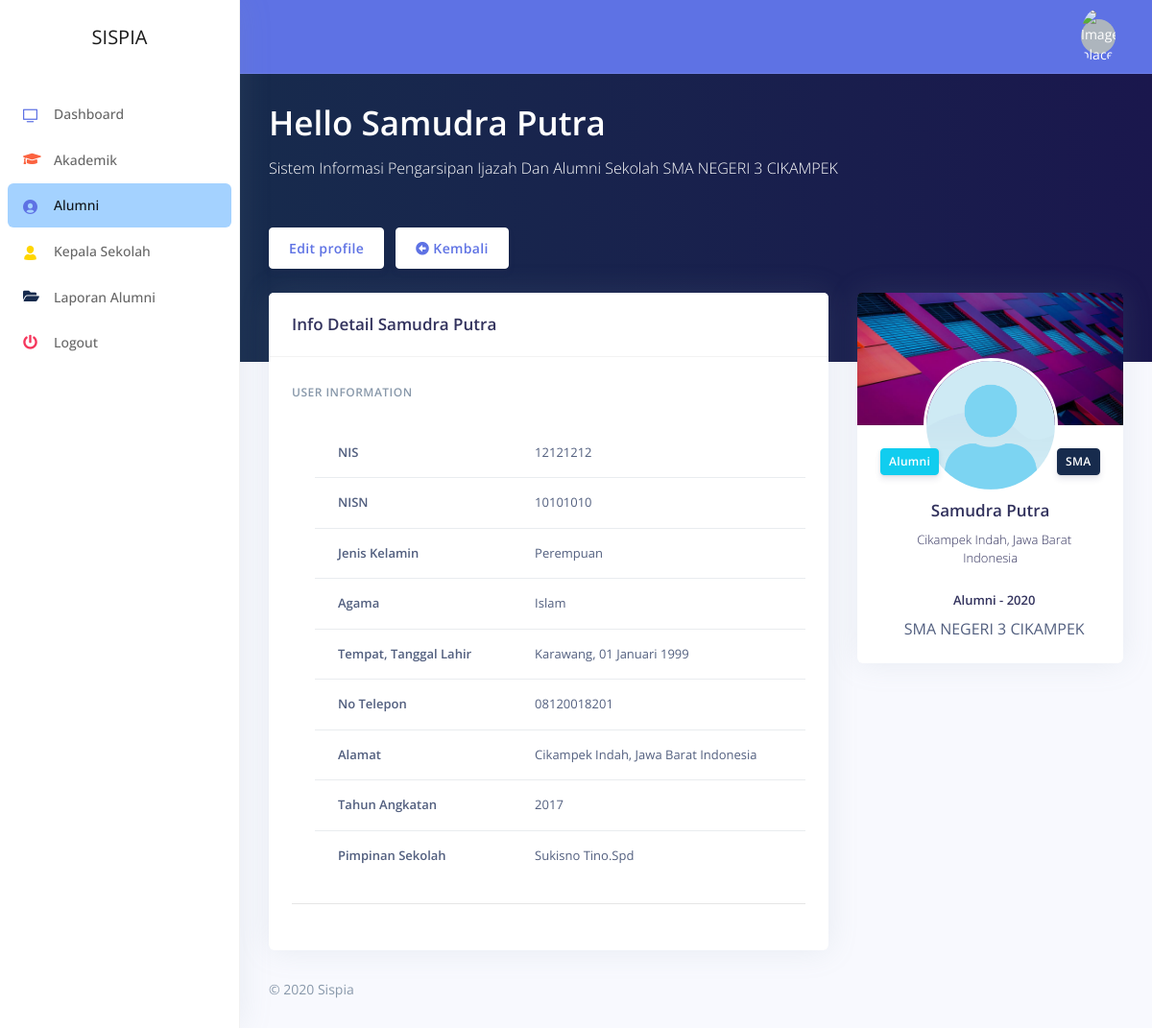
The page /alumni/detail/12121212 on the database its author committed.
### tables this page shows
CREATE TABLE `siswa` (
  `nis` varchar(20) NOT NULL,
  `nisn` varchar(20) NOT NULL,
  `nama_siswa` varchar(100) NOT NULL,
  `jenis_kelamin` enum('Laki-Laki','Perempuan') NOT NULL,
  `agama` varchar(20) NOT NULL,
  `tempat_lahir` varchar(100) NOT NULL,
  `tanggal_lahir` date NOT NULL,
  `no_hp` varchar(15) DEFAULT NULL,
  `alamat` text NOT NULL,
  `status` tinyint(1) NOT NULL,
  `angkatan` varchar(30) NOT NULL,
  `foto` varchar(128) NOT NULL DEFAULT 'default.png',
  `kepsek_id` varchar(20) NOT NULL,
  `ijazah` varchar(128) DEFAULT NULL,
  `created_at` timestamp NOT NULL DEFAULT CURRENT_TIMESTAMP
);

CREATE TABLE `kepsek` (
  `nip` varchar(20) NOT NULL,
  `nama_kepsek` varchar(128) NOT NULL,
  `jenis_kelamin` enum('Laki-Laki','Perempuan') NOT NULL,
  `jabatan` varchar(50) NOT NULL,
  `no_hp` varchar(15) NOT NULL,
  `akademik_id` int(11) NOT NULL
);

### application/controllers/Alumni.php (called while the page is built, shortened)
<?php
class Alumni extends CI_Controller
{
  public function __construct()
  {
    $this->load->library('upload');
    $this->load->model('AppModel', 'app');
    $this->load->helper('download');
  }
  public function detail($id)
  {
    $data['alumni']   = $this->app->getAlumniDetail($id);
    $data['user']     = $this->db->get_where('users', ['id_user' => $this->session->userdata('id_user')])->row_array();
    $this->load->view('alumni/detail', $data);
  }
}

### index.php (called while the page is built, shortened)
<?php
require_once BASEPATH.'core/CodeIgniter.php';

### application/models/AppModel.php (called while the page is built, shortened)
<?php
class AppModel extends CI_Model
{
  public function getAlumniDetail($id)
  {
    $this->db->select('siswa.*, siswa.jenis_kelamin as kelamin, kepsek.nama_kepsek, kepsek.jenis_kelamin, kepsek.jabatan, kepsek.nip');
    $this->db->from('siswa');
    $this->db->join('kepsek', 'kepsek.nip=siswa.kepsek_id','LEFT');
    $this->db->where('nis', $id);
    $result = $this->db->get();
    return $result->row_array();
  }
}

### application/helpers/date_indo_helper.php (called while the page is built, shortened)
<?php
if (!function_exists('date_indo')) {
  function tgl_indo($tgl)
  {
    $ubah       = gmdate($tgl, time() + 60 * 60 * 24);
    $pecah      = explode('-', $ubah);
    $tanggal    = $pecah[2];
    $bulan      = bulan($pecah[1]);
    $tahun      = $pecah[0];
    return $tanggal . ' ' . $bulan . ' ' . $tahun;
  }
}
if (!function_exists('bulan')) {
  function bulan($bln)
  {
    switch ($bln) {
      case 1:
        return "Januari";
        break;
    }
  }
}

### application/views/alumni/detail.php (the view, shortened to what this page needs)
<?php $this->load->view('templates/head.php'); ?>
<?php $this->load->view('templates/nav.php'); ?>
<div class="main-content" id="panel">
  <?php $this->load->view('templates/topbar.php'); ?>
  <div class="header pb-6 d-flex align-items-center" style="min-height: 300px; background-image: url(<?= base_url('assets/img/theme/profile-cover.jpg') ?>); background-size: cover; background-position: center top;">
    <span class="mask bg-gradient-default opacity-9"></span>
    <div class="container-fluid d-flex align-items-center">
      <div class="row">
        <div class="col-lg-12 col-md-12">
          <h1 class="display-3 text-white">Hello <?= $alumni['nama_siswa']; ?></h1>
          <p class="text-white mt-0 mb-5">Sistem Informasi Pengarsipan Ijazah Dan Alumni Sekolah SMA NEGERI 3 CIKAMPEK</p>
          <a href="<?= site_url('alumni/edit/'.$alumni['nis']); ?>" class="btn btn-neutral">Edit profile</a>
          <a href="<?= site_url('alumni'); ?>" class="btn btn-neutral"><i class="fas fa-arrow-alt-circle-left"></i> Kembali</a>
        </div>
      </div>
    </div>
  </div>
  <div class="container-fluid mt--6">
    <div class="row">
      <div class="col-xl-4 order-xl-2">
        <div class="card card-profile">
          <div class="row justify-content-center">
            <div class="col-lg-3 order-lg-2">
              <div class="card-profile-image">
                <a href="#">
                  <img src="<?= base_url('assets/img/alumni/'. $alumni['foto']); ?>" class="rounded-circle">
                </a>
              </div>
            </div>
          </div>
          <div class="card-header text-center border-0 pt-8 pt-md-4 pb-0 pb-md-4">
            <div class="d-flex justify-content-between">
              <a href="#" class="btn btn-sm btn-info  mr-4 ">Alumni</a>
              <a href="#" class="btn btn-sm btn-default float-right">SMA</a>
            </div>
          </div>
          <div class="card-body pt-0">
            <div class="text-center">
              <h5 class="h3">
                <?= $alumni['nama_siswa']; ?>
              </h5>
              <div class="h5 font-weight-300">
                <i class="ni location_pin mr-2"></i><?= $alumni['alamat']; ?>
              </div>
              <div class="h5 mt-4">
                <i class="ni business_briefcase-24 mr-2"></i>Alumni - <?= date('Y'); ?>
              </div>
              <div>
                <i class="ni education_hat mr-2"></i>SMA NEGERI 3 CIKAMPEK
              </div>
            </div>
          </div>
        </div>
      </div>
      <div class="col-xl-8 order-xl-1">
        <div class="card">
          <div class="card-header">
            <div class="row align-items-center">
              <div class="col-8">
                <h3 class="mb-0">Info Detail <?= $alumni['nama_siswa'] ?> </h3>
              </div>
            </div>
          </div>
          <div class="card-body">
            <form>
              <h6 class="heading-small text-muted mb-4">User information</h6>
              <div class="pl-lg-4">
                <div class="row">
                  <div class="col-lg-12">
                    <table class="table table-flush">
                      <tr>
                        <th>NIS</th>
                        <td><?= $alumni['nis']; ?></td>
                      </tr>
                      <tr>
                        <th>NISN</th>
                        <td><?= $alumni['nisn']; ?></td>
                      </tr>
                      <tr>
                        <th>Jenis Kelamin</th>
                        <td><?= $alumni['kelamin']; ?></td>
                      </tr>
                      <tr>
                        <th>Agama</th>
                        <td><?= $alumni['agama']; ?></td>
                      </tr>
                      <tr>
                        <th>Tempat, Tanggal Lahir</th>
                        <td><?= $alumni['tempat_lahir'] .', '. tgl_indo($alumni['tanggal_lahir']); ?></td>
                      </tr>
                      <tr>
                        <th>No Telepon</th>
                        <td><?= $alumni['no_hp']; ?></td>
                      </tr>
                      <tr>
                        <th>Alamat</th>
                        <td><?= $alumni['alamat']; ?></td>
                      </tr>
                      <tr>
                        <th>Tahun Angkatan</th>
                        <td><?= $alumni['angkatan']; ?></td>
                      </tr>
                      <tr>
                        <th>Pimpinan Sekolah</th>
                        <td><?= $alumni['nama_kepsek']; ?></td>
                      </tr>
                    </table>
                  </div>
                </div>
              </div>
              <hr class="my-4">
            </form>
          </div>
        </div>
      </div>
    </div>
    <?php $this->load->view('templates/footer.php'); ?>
  </div>
</div>
<?php $this->load->view('templates/js.php'); ?>

### application/views/templates/head.php (shortened to what this page needs)
<!DOCTYPE html>
<html>
<head>
    <link rel="stylesheet" href="<?= base_url() ?>/assets/vendor/nucleo/css/nucleo.css" type="text/css">
    <link rel="stylesheet" href="<?= base_url() ?>/assets/vendor/@fortawesome/fontawesome-free/css/all.min.css" type="text/css">
    <link rel="stylesheet" href="<?= base_url('assets/css/dataTables.bootstrap4.min.css'); ?>">
    <link rel="stylesheet" href="<?= base_url() ?>/assets/css/argon.css?v=1.2.0" type="text/css">
</head>
<body>

### application/views/templates/nav.php (shortened to what this page needs)
<nav class="sidenav navbar navbar-vertical  fixed-left  navbar-expand-xs navbar-light bg-white" id="sidenav-main">
    <div class="scrollbar-inner">
        <div class="sidenav-header  align-items-center">
            <a class="navbar-brand" href="javascript:void(0)">
                SISPIA
            </a>
        </div>
        <div class="navbar-inner">
            <div class="collapse navbar-collapse" id="sidenav-collapse-main">
                <ul class="navbar-nav">
                    <?php if($user['role_id'] == 1) : ?>
                        <li class="nav-item">
                            <a class="nav-link <?php if ($this->uri->segment(1) == 'admin' xor $this->uri->segment(2) == 'user' xor $this->uri->segment(2) == 'role') {
                                                    echo "active";
                                                } ?>" href="<?= site_url('admin') ?>">
                                <i class="ni ni-tv-2 text-primary"></i>
                                <span class="nav-link-text">Dashboard</span>
                            </a>
                        </li>
                    <?php else: ?>
                    <li class="nav-item">
                        <a class="nav-link <?php if ($this->uri->segment(1) == 'admin' xor $this->uri->segment(2) == 'user' xor $this->uri->segment(2) == 'role') {
                                                echo "active";
                                            } ?>" href="<?= site_url('staff') ?>">
                            <i class="ni ni-tv-2 text-primary"></i>
                            <span class="nav-link-text">Dashboard</span>
                        </a>
                    </li>
                    <?php endif; ?>
                    <li class="nav-item">
                        <a class="nav-link <?php if ($this->uri->segment(1) == 'akademik') {
                                                echo "active";
                                            } ?>" href="<?= site_url('akademik') ?>">
                            <i class="fas fa-graduation-cap text-orange"></i>
                            <span class="nav-link-text">Akademik</span>
                        </a>
                    </li>
                    <li class="nav-item">
                        <a class="nav-link <?php if ($this->uri->segment(1) == 'alumni') {
                                                echo "active";
                                            } ?>" href="<?= site_url('alumni'); ?>">
                            <i class="ni ni-circle-08 text-primary"></i>
                            <span class="nav-link-text">Alumni</span>
                        </a>
                    </li>
                    <li class="nav-item">
                        <a class="nav-link <?php if ($this->uri->segment(1) == 'kepsek') {
                                                echo "active";
                                            } ?>" href="<?= site_url('kepsek') ?>">
                            <i class="ni ni-single-02 text-yellow"></i>
                            <span class="nav-link-text">Kepala Sekolah</span>
                        </a>
                    </li>
                    <li class="nav-item">
                        <a class="nav-link <?php if ($this->uri->segment(1) == 'laporan') {
                                                echo "active";
                                            } ?>" href="<?= site_url('laporan/alumni') ?>">
                            <i class="fas fa-folder-open text-default"></i>
                            <span class="nav-link-text">Laporan Alumni</span>
                        </a>
                    </li>
                    <li class="nav-item">
                        <a class="nav-link" data-toggle="modal" data-target="#logout" href="#">
                            <i class="fas fa-power-off text-danger"></i>
                            <span class="nav-link-text">Logout</span>
                        </a>
                    </li>
                </ul>
            </div>
        </div>
    </div>
</nav>

### application/views/templates/topbar.php (shortened to what this page needs)
<nav class="navbar navbar-top navbar-expand navbar-dark bg-primary border-bottom">
    <div class="container-fluid">
        <div class="collapse navbar-collapse" id="navbarSupportedContent">
            <ul class="navbar-nav align-items-center  ml-auto ml-md-0 ">
                <li class="nav-item dropdown">
                    <a class="nav-link pr-0" href="#" role="button" data-toggle="dropdown" aria-haspopup="true" aria-expanded="false">
                        <div class="media align-items-center">
                            <span class="avatar avatar-sm rounded-circle">
                                <img alt="Image placeholder" src="<?= base_url('assets/img/upload/' . $user['foto']) ?>">
                            </span>
                        </div>
                    </a>
                </li>
            </ul>
        </div>
    </div>
</nav>

### application/views/templates/footer.php
<footer class="footer pt-0">
    <div class="row align-items-center justify-content-lg-between">
        <div class="col-lg-6">
            <div class="copyright text-center  text-lg-left  text-muted">
                &copy; 2020 Sispia
            </div>
        </div>
    </div>
</footer>

### application/views/templates/js.php (shortened to what this page needs)
</body>
</html>

### rows shown on the page
siswa: nama_siswa "Samudra Putra", foto (placeholder picture), alamat "Cikampek Indah, Jawa Barat Indonesia", nis "12121212", nisn "10101010", jenis_kelamin "Perempuan", agama "Islam", tempat_lahir "Karawang", tanggal_lahir "01 Januari 1999", no_hp "08120018201", angkatan "2017", kepsek.nama_kepsek "Sukisno Tino.Spd"
